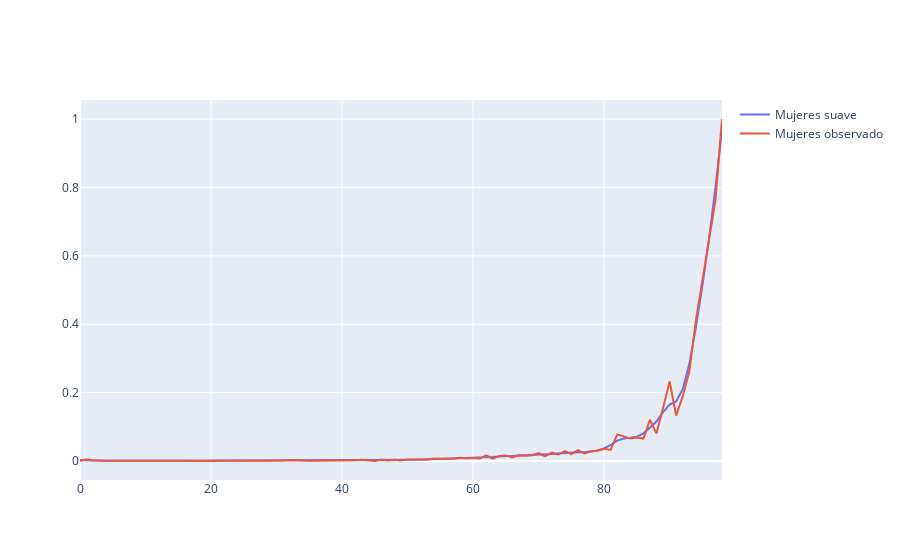

Notebook code for this chart:
### Code cell
DTD=mat_DTD(df2["qxM"].size,2)
lamb=1.5
q_suavM=np.matmul(np.linalg.inv(W+lamb*DTD),W@df2["qxM"])

fig = go.Figure()
fig.add_trace(go.Scatter(x=df2["Edad"], y=q_suavM, mode='lines',name='Mujeres suave'))
fig.add_trace(go.Scatter(x=df2["Edad"], y=df2["qxM"],mode='lines',name='Mujeres observado'))
fig.show()
